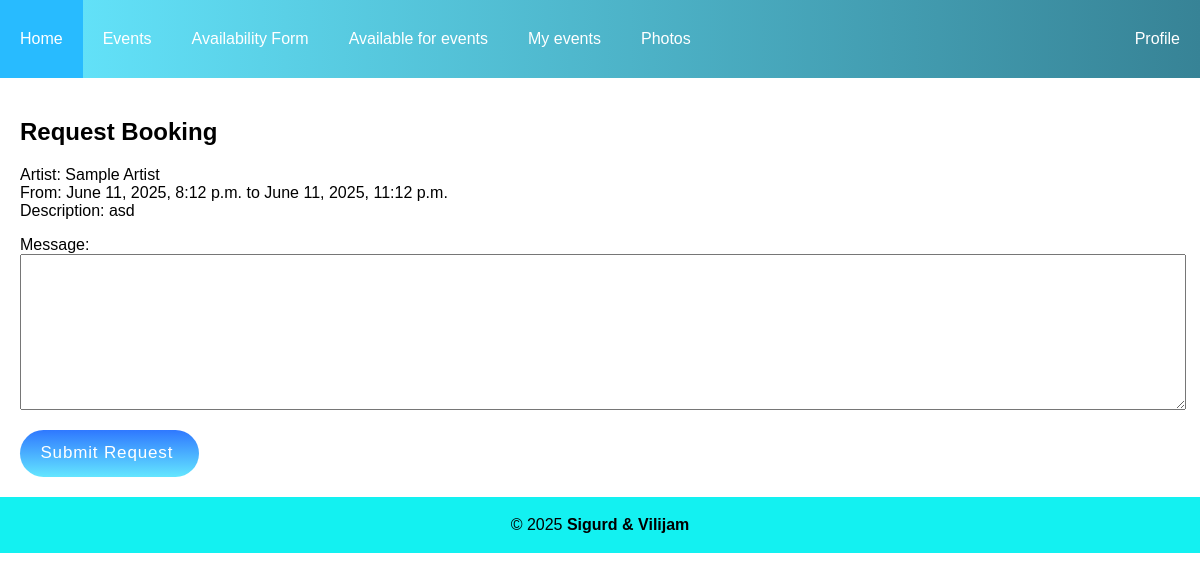
The page /availability/44/request/ (signed in) on the database its author committed.
### app/models.py (models this page shows, shortened)
class Availability(models.Model):
    TYPE_CHOICES = [
        ("artist", "Artist"),
        ("venue", "Venue"),
    ]
    type = models.CharField(max_length=10, choices=TYPE_CHOICES)
    artist = models.ForeignKey(
        Artist,
        on_delete=models.CASCADE,
        null=True,
        blank=True,
        related_name="availability_artist",
    )
    venue = models.ForeignKey(
        Venue,
        on_delete=models.CASCADE,
        null=True,
        blank=True,
        related_name="availability_venue",
    )
    start_time = models.DateTimeField()
    end_time = models.DateTimeField()
    description = models.TextField()
    class Meta:
        constraints = [
            models.CheckConstraint(
                check=(
                    models.Q(artist__isnull=False, venue__isnull=True)
                    | models.Q(artist__isnull=True, venue__isnull=False)
                ),
                name="artist_or_venue_only",
            )
        ]

class Artist(models.Model):
    user = models.OneToOneField(
        User, on_delete=models.CASCADE, related_name="artist_user"
    )
    artistimage = models.ImageField(
        upload_to="artistpics/", default="artistpics/default.png", null=True, blank=True
    )
    artistfans = models.ManyToManyField(User, related_name="artist_fans", blank=True)
    genres = models.ManyToManyField(Genre, related_name="artists", blank=True)

class User(AbstractUser):
    choices = [
        ("fan", "Fan"),
        ("artist", "Artist"),
        ("venue", "Venue"),
        ("doorman", "Doorman"),
    ]
    role = models.CharField(max_length=100, choices=choices, default="fan")
    profilename = models.CharField(
        max_length=100
    )  # Name on profile different from username and full name
    bio = models.TextField(max_length=1000, null=True, blank=True)
    profilepic = models.ImageField(
        upload_to="profilepics/",
        default="profilepics/default.png",
        null=True,
        blank=True,
    )

### app/views.py (the view)
# urls.py: path('availability/<int:availability_id>/request/', views.requestbooking, name='requestbooking'),
@profile_required
@login_required
@role_required(["artist", "venue"])
def requestbooking(request, availability_id):
    availability = get_object_or_404(Availability, id=availability_id)
    is_owner = False
    if availability.artist and availability.artist.user == request.user:
        is_owner = True
    if availability.venue and availability.venue.user == request.user:
        is_owner = True
    if is_owner:
        messages.error(request, "You cannot book your own availability.")
        return redirect("available")
    if request.method == "POST":
        form = BookingForm(request.POST)
        if form.is_valid():
            booking = form.save(commit=False)
            booking.user = request.user
            booking.availability = availability
            booking.save()
            return redirect("bookingsuccess")  # Redirect to a success page
    else:
        form = BookingForm()
    return render(request, "booking.html", {"form": form, "availability": availability})

### forms.py
class BookingForm(forms.ModelForm):
    class Meta:
        model = Booking
        fields = ["message"]

### app/utils.py (called while the page is built)
def role_required(allowed_roles):
    def decorator(view_func):
        @wraps(view_func)
        def _wrapped_view(request, *args, **kwargs):
            if not request.user.is_authenticated:
                return HttpResponse(
                    "You must be logged in to access this page.", status=403
                )
            if request.user.role not in allowed_roles:
                return HttpResponse(
                    "You do not have permission to access this page.", status=403
                )
            return view_func(request, *args, **kwargs)
        return _wrapped_view
    return decorator

def profile_required(view_func):
    @wraps(view_func)
    def checkprofile(request, *args, **kwargs):
        user = request.user
        if not (
            hasattr(user, "fan_user")
            or hasattr(user, "artist_user")
            or hasattr(user, "venue_user")
            or hasattr(user, "doorman_user")
        ):
            return redirect("createprofile")
        return view_func(request, *args, **kwargs)
    return checkprofile

### templates/booking.html (shortened to what this page needs)
{% extends "base.html" %}
{% block content %}
<div class="container">
<h2>Request Booking</h2>
<p>
    {% if availability.type == 'artist' %}
    Artist: {{ availability.artist.user.profilename }}
    {% elif availability.type == 'venue' %}
    Venue: {{ availability.venue.user.profilename }}
    {% endif %}
    <br>
    From: {{ availability.start_time }} to {{ availability.end_time }}
    <br>
    Description: {{ availability.description }}
</p>
<form method="post">
    {{ form.as_p }}
    <button type="submit">Submit Request</button>
</form>
</div>
{% endblock %}

### static/css/base.css (style rules this page uses)
body { font-family: Verdana, Geneva, Tahoma, sans-serif; background: linear-gradient(rgb(255, 255, 255), rgb(255, 255, 255)); margin: 0; }
.container { max-width: 1200px; margin: 0 auto; padding: 20px; }
button { display: flex; align-items: center; font-family: inherit; cursor: pointer; font-weight: 500; font-size: 17px; padding: 0.8em 1.5em 0.8em 1.2em; color: white; background: linear-gradient(0deg, rgba(100, 230, 255, 1) 0%, rgb(47, 120, 255) 100%); border: none; letter-spacing: 0.05em; border-radius: 20em; }
form textarea { width: 100%; }

### rows shown on the page
Availability: artist.user.profilename "Sample Artist", start_time "June 11, 2025, 8:12 p.m.", end_time "June 11, 2025, 11:12 p.m.", description "asd"
